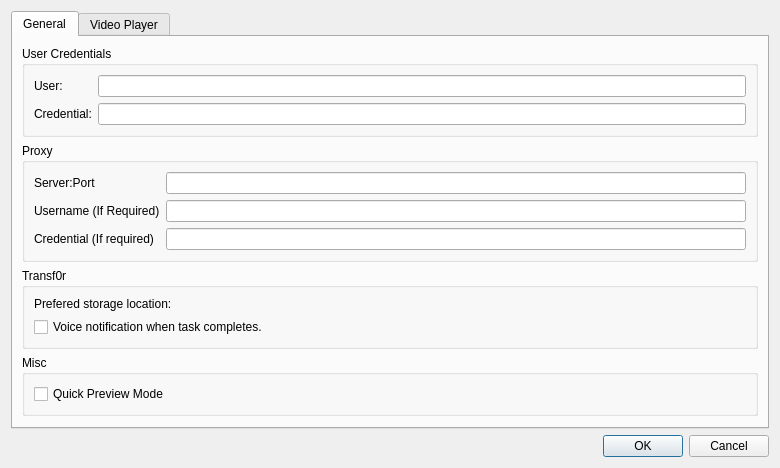
<?xml version="1.0" encoding="UTF-8"?>
<ui version="4.0">
 <class>PreferencesDlg</class>
 <widget class="QDialog" name="PreferencesDlg">
  <property name="geometry">
   <rect>
    <x>0</x>
    <y>0</y>
    <width>780</width>
    <height>467</height>
   </rect>
  </property>
  <property name="windowTitle">
   <string>Preferences</string>
  </property>
  <layout class="QVBoxLayout" name="verticalLayout_2">
   <item>
    <widget class="QTabWidget" name="tabWidget">
     <property name="currentIndex">
      <number>0</number>
     </property>
     <widget class="QWidget" name="tab">
      <attribute name="title">
       <string>General</string>
      </attribute>
      <layout class="QVBoxLayout" name="verticalLayout">
       <item>
        <widget class="QGroupBox" name="groupBox">
         <property name="title">
          <string>User Credentials</string>
         </property>
         <layout class="QGridLayout" name="gridLayout_3">
          <item row="0" column="0">
           <widget class="QLabel" name="label_2">
            <property name="text">
             <string>User:</string>
            </property>
           </widget>
          </item>
          <item row="0" column="1">
           <widget class="QLineEdit" name="user"/>
          </item>
          <item row="1" column="0">
           <widget class="QLabel" name="label_3">
            <property name="text">
             <string>Credential:</string>
            </property>
           </widget>
          </item>
          <item row="1" column="1">
           <widget class="QLineEdit" name="credential">
            <property name="echoMode">
             <enum>QLineEdit::Password</enum>
            </property>
           </widget>
          </item>
         </layout>
        </widget>
       </item>
       <item>
        <widget class="QGroupBox" name="groupBox_2">
         <property name="title">
          <string>Proxy</string>
         </property>
         <layout class="QGridLayout" name="gridLayout">
          <item row="1" column="0">
           <widget class="QLabel" name="label_8">
            <property name="text">
             <string>Username (If Required)</string>
            </property>
           </widget>
          </item>
          <item row="1" column="1">
           <widget class="QLineEdit" name="proxyuser"/>
          </item>
          <item row="2" column="0">
           <widget class="QLabel" name="label_9">
            <property name="text">
             <string>Credential (If required)</string>
            </property>
           </widget>
          </item>
          <item row="2" column="1">
           <widget class="QLineEdit" name="proxycred"/>
          </item>
          <item row="0" column="0">
           <widget class="QLabel" name="label_7">
            <property name="text">
             <string>Server:Port</string>
            </property>
           </widget>
          </item>
          <item row="0" column="1">
           <widget class="QLineEdit" name="proxyserver"/>
          </item>
         </layout>
        </widget>
       </item>
       <item>
        <widget class="QGroupBox" name="groupBox_3">
         <property name="title">
          <string>Transf0r</string>
         </property>
         <layout class="QGridLayout" name="gridLayout_4">
          <item row="0" column="0">
           <widget class="QLabel" name="label_5">
            <property name="text">
             <string>Prefered storage location:</string>
            </property>
           </widget>
          </item>
          <item row="0" column="1">
           <widget class="FileSelectorLine" name="storageLocation" native="true"/>
          </item>
          <item row="1" column="0">
           <widget class="QCheckBox" name="useVoiceNotification">
            <property name="text">
             <string>Voice notification when task completes.</string>
            </property>
           </widget>
          </item>
         </layout>
        </widget>
       </item>
       <item>
        <widget class="QGroupBox" name="groupBox_4">
         <property name="title">
          <string>Misc</string>
         </property>
         <layout class="QVBoxLayout" name="verticalLayout_4">
          <item>
           <widget class="QCheckBox" name="quickPreviewMode">
            <property name="text">
             <string>Quick Preview Mode</string>
            </property>
           </widget>
          </item>
         </layout>
        </widget>
       </item>
       <item>
        <spacer name="verticalSpacer_2">
         <property name="orientation">
          <enum>Qt::Vertical</enum>
         </property>
         <property name="sizeHint" stdset="0">
          <size>
           <width>20</width>
           <height>40</height>
          </size>
         </property>
        </spacer>
       </item>
      </layout>
     </widget>
     <widget class="QWidget" name="tab_2">
      <attribute name="title">
       <string>Video Player</string>
      </attribute>
      <layout class="QVBoxLayout" name="verticalLayout_3">
       <item>
        <layout class="QGridLayout" name="gridLayout_2">
         <item row="0" column="0">
          <widget class="QLabel" name="label">
           <property name="text">
            <string>Override Mplayer</string>
           </property>
          </widget>
         </item>
         <item row="0" column="1">
          <layout class="QHBoxLayout" name="horizontalLayout">
           <item>
            <widget class="QLineEdit" name="mplayerPath"/>
           </item>
           <item>
            <widget class="QToolButton" name="toolButton">
             <property name="text">
              <string>...</string>
             </property>
            </widget>
           </item>
          </layout>
         </item>
         <item row="1" column="0">
          <widget class="QLabel" name="label_4">
           <property name="text">
            <string>Buffer size:</string>
           </property>
          </widget>
         </item>
         <item row="1" column="1">
          <widget class="QLineEdit" name="mplayerBuffer">
           <property name="text">
            <string>2000</string>
           </property>
          </widget>
         </item>
        </layout>
       </item>
       <item>
        <spacer name="verticalSpacer">
         <property name="orientation">
          <enum>Qt::Vertical</enum>
         </property>
         <property name="sizeHint" stdset="0">
          <size>
           <width>20</width>
           <height>40</height>
          </size>
         </property>
        </spacer>
       </item>
      </layout>
     </widget>
    </widget>
   </item>
   <item>
    <widget class="QDialogButtonBox" name="buttonBox">
     <property name="orientation">
      <enum>Qt::Horizontal</enum>
     </property>
     <property name="standardButtons">
      <set>QDialogButtonBox::Cancel|QDialogButtonBox::Ok</set>
     </property>
    </widget>
   </item>
  </layout>
 </widget>
 <customwidgets>
  <customwidget>
   <class>FileSelectorLine</class>
   <extends>QWidget</extends>
   <header>fileselectorline.h</header>
  </customwidget>
 </customwidgets>
 <resources/>
 <connections>
  <connection>
   <sender>buttonBox</sender>
   <signal>accepted()</signal>
   <receiver>PreferencesDlg</receiver>
   <slot>accept()</slot>
   <hints>
    <hint type="sourcelabel">
     <x>248</x>
     <y>254</y>
    </hint>
    <hint type="destinationlabel">
     <x>157</x>
     <y>274</y>
    </hint>
   </hints>
  </connection>
  <connection>
   <sender>buttonBox</sender>
   <signal>rejected()</signal>
   <receiver>PreferencesDlg</receiver>
   <slot>reject()</slot>
   <hints>
    <hint type="sourcelabel">
     <x>316</x>
     <y>260</y>
    </hint>
    <hint type="destinationlabel">
     <x>286</x>
     <y>274</y>
    </hint>
   </hints>
  </connection>
 </connections>
</ui>
